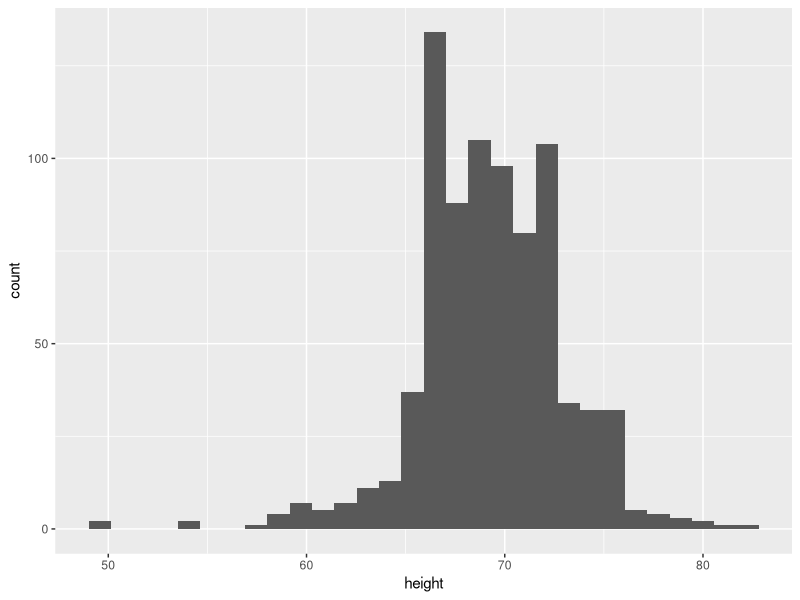
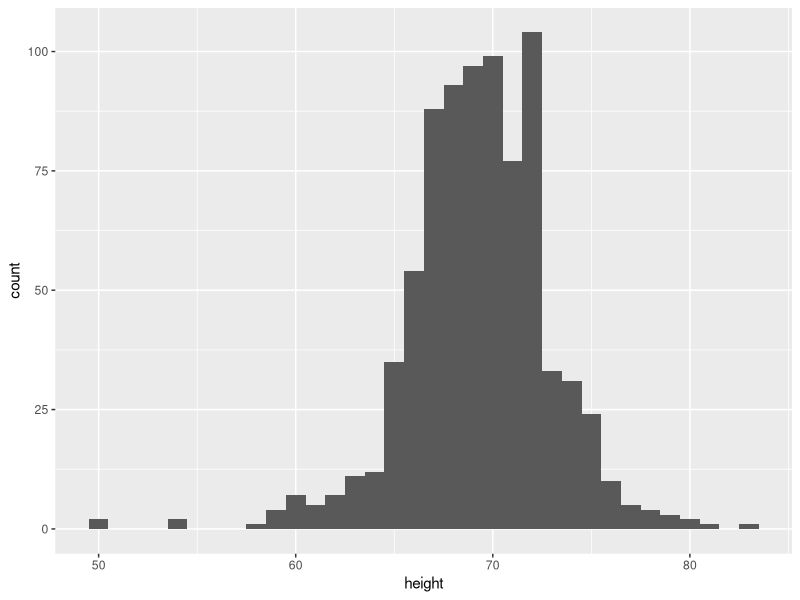
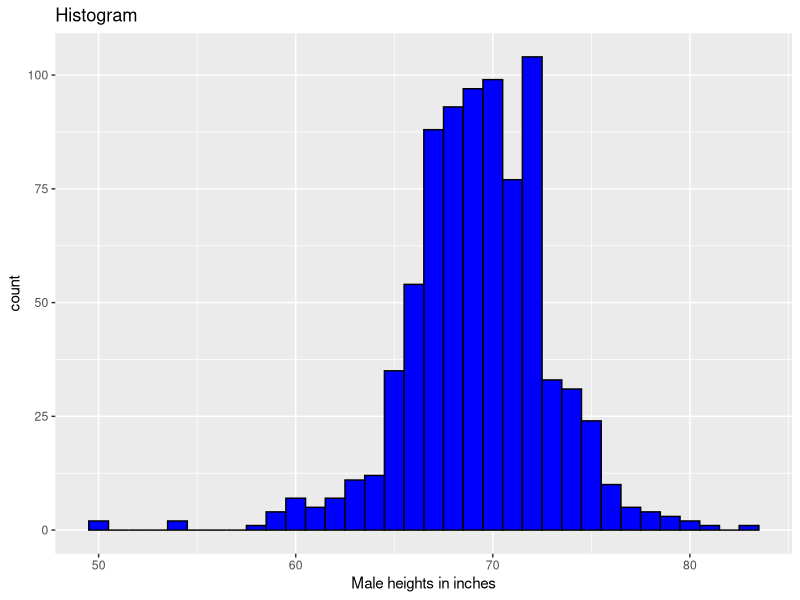
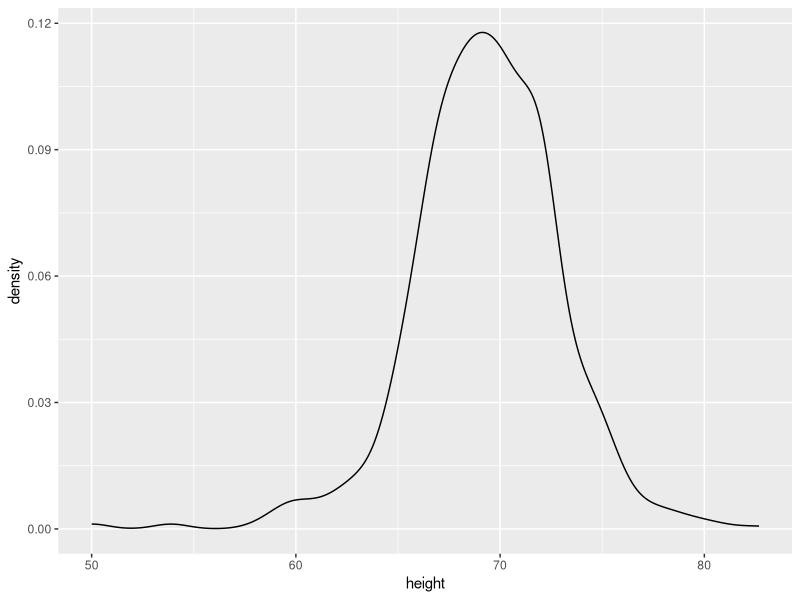
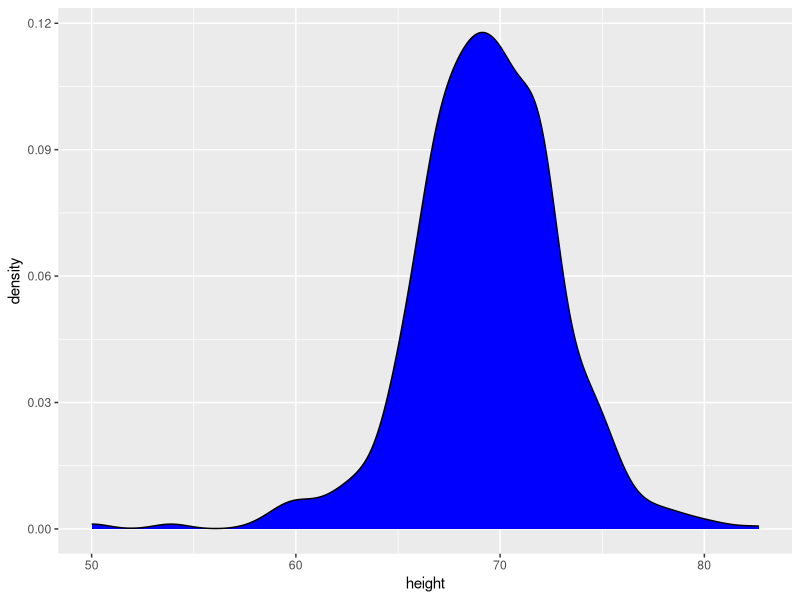
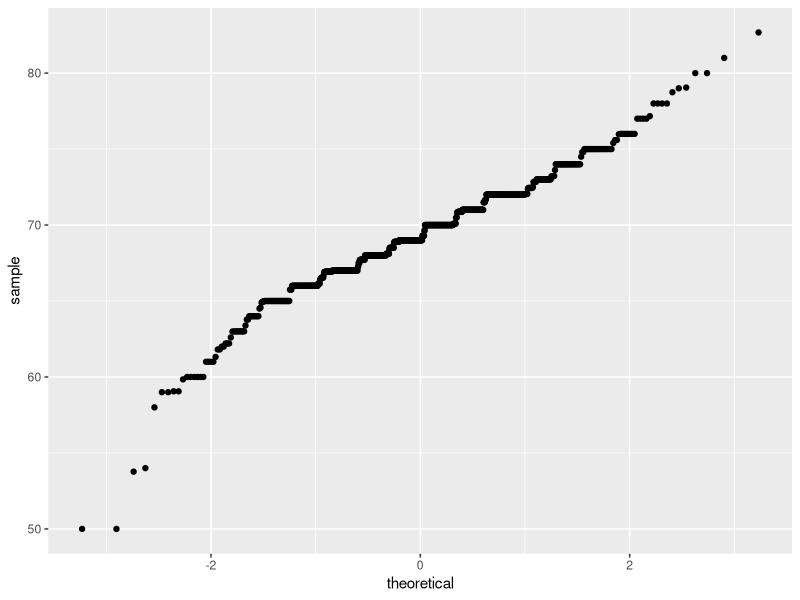
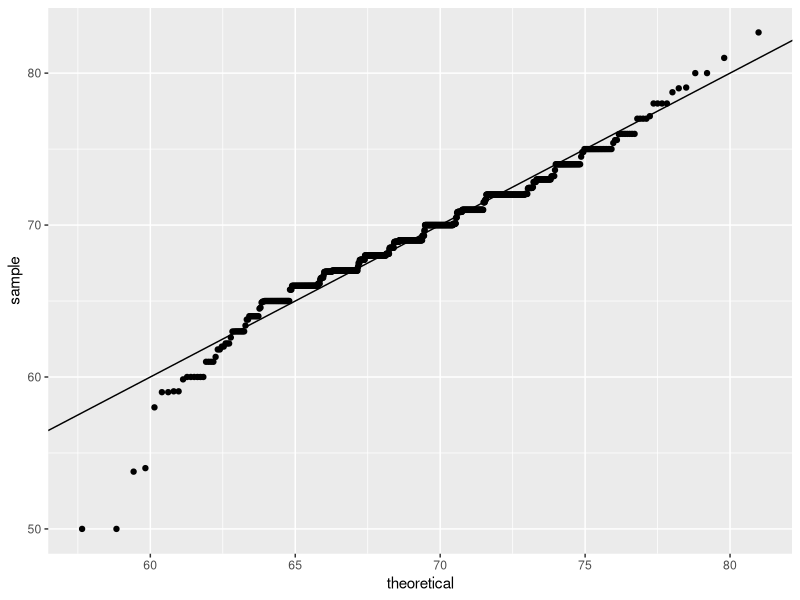
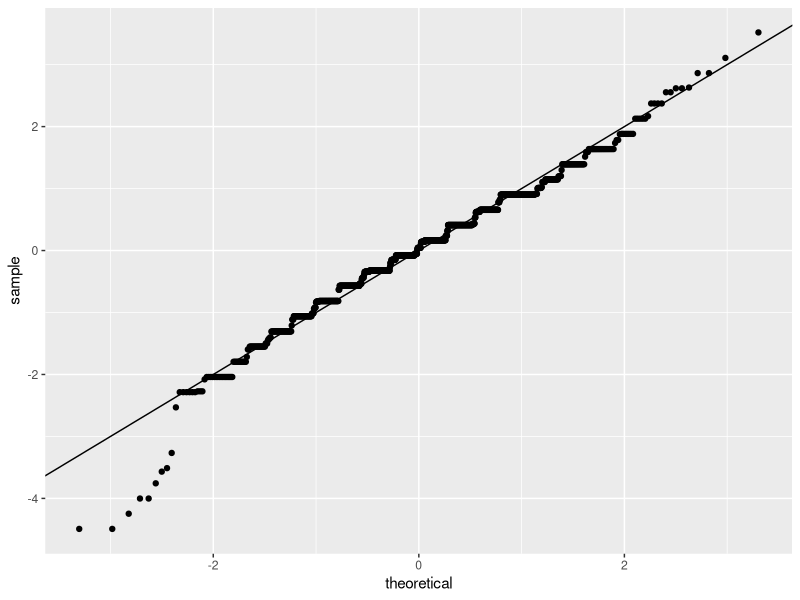

Here is the R script that generated these plots, in order:
###Code: Histograms in ggplot2
# load heights data
library(tidyverse)
library(dslabs)
data(heights)

# define p
p <- heights %>%
  filter(sex == "Male") %>%
  ggplot(aes(x = height))

# basic histograms
p + geom_histogram()
p + geom_histogram(binwidth = 1)

# histogram with blue fill, black outline, labels and title
p + geom_histogram(binwidth = 1, fill = "blue", col = "black") +
  xlab("Male heights in inches") +
  ggtitle("Histogram")

###Code: Smooth density plots in ggplot2
p + geom_density()
p + geom_density(fill = "blue")


###Code: Quantile-quantile plots in ggplot2
# basic QQ-plot
p <- heights %>% filter(sex == "Male") %>%
  ggplot(aes(sample = height))
p + geom_qq()

# QQ-plot against a normal distribution with same mean/sd as data
params <- heights %>%
  filter(sex == "Male") %>%
  summarize(mean = mean(height), sd = sd(height))
p + geom_qq(dparams = params) +
  geom_abline()

# QQ-plot of scaled data against the standard normal distribution
heights %>%
  ggplot(aes(sample = scale(height))) +
  geom_qq() +
  geom_abline()

###Code: Grids of plots with the gridExtra package
# define plots p1, p2, p3
p <- heights %>% filter(sex == "Male") %>% ggplot(aes(x = height))
p1 <- p + geom_histogram(binwidth = 1, fill = "blue", col = "black")
p2 <- p + geom_histogram(binwidth = 2, fill = "blue", col = "black")
p3 <- p + geom_histogram(binwidth = 3, fill = "blue", col = "black")

# arrange plots next to each other in 1 row, 3 columns
library(gridExtra)
grid.arrange(p1, p2, p3, ncol = 3)
